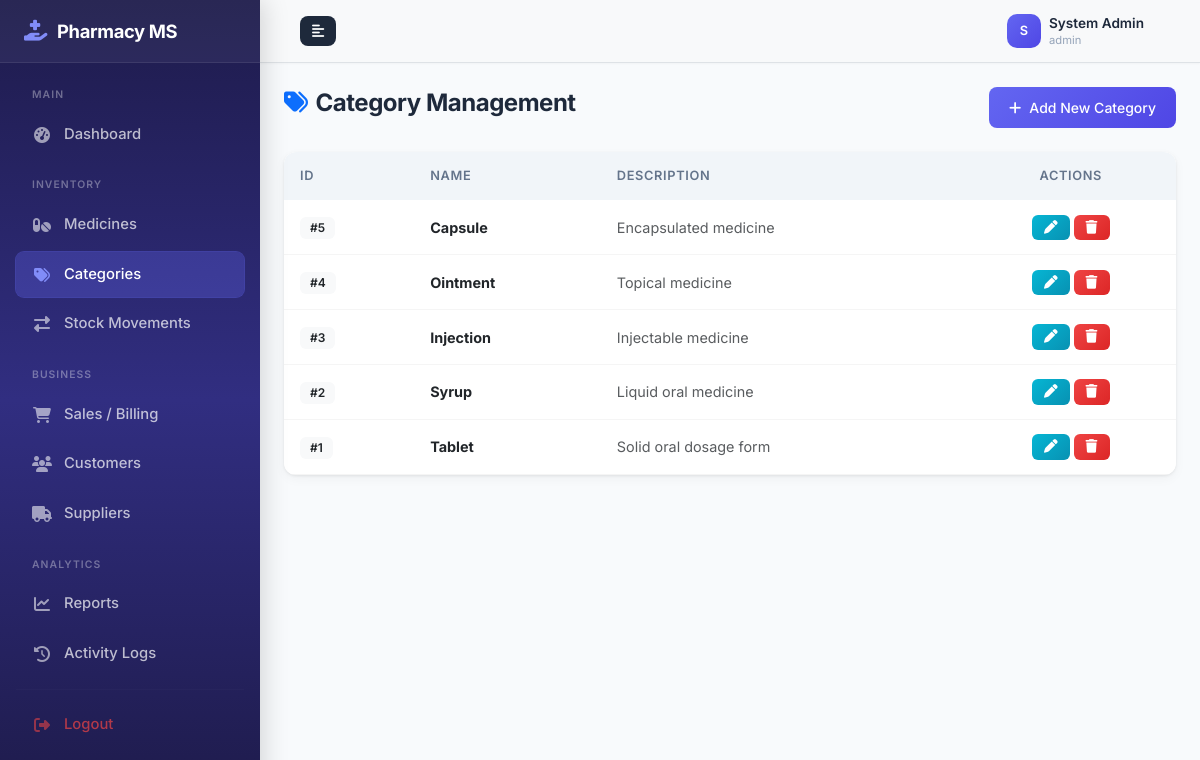
The app's page /categories.php (signed in) with its own data.
### tables this page shows
CREATE TABLE `categories` (
  `category_id` int(11) NOT NULL,
  `category_name` varchar(50) NOT NULL,
  `description` varchar(255) DEFAULT NULL
);

### categories.php (the view, shortened to what this page needs)
<?php
require_once "config/db.php";
$categories = $conn->query(
    "SELECT * FROM categories ORDER BY category_id DESC",
);
include "includes/header.php";
include "includes/sidebar.php";
?>
<div class="page-header">
    <h2><i class="fas fa-tags me-2 text-primary"></i>Category Management</h2>
    <button class="btn btn-primary" id="addCategoryBtn" data-bs-toggle="modal" data-bs-target="#categoryModal">
        <i class="fas fa-plus"></i> Add New Category
    </button>
</div>
<div class="card">
    <div class="card-body p-0">
        <div class="table-responsive">
            <table class="table table-hover mb-0">
                <thead>
                    <tr>
                        <th>ID</th>
                        <th>Name</th>
                        <th>Description</th>
                        <th class="text-center">Actions</th>
                    </tr>
                </thead>
                <tbody>
                    <?php if ($categories->num_rows > 0): ?>
                        <?php while ($cat = $categories->fetch_assoc()): ?>
                        <tr>
                            <td><span class="badge bg-light text-dark">#<?php echo $cat[
                                "category_id"
                            ]; ?></span></td>
                            <td class="fw-bold"><?php echo $cat[
                                "category_name"
                            ]; ?></td>
                            <td class="text-muted"><?php echo $cat[
                                "description"
                            ]; ?></td>
                            <td class="text-center">
                                <button class="btn btn-sm btn-info edit-btn"
                                        data-id="<?php echo $cat[
                                            "category_id"
                                        ]; ?>"
                                        data-name="<?php echo htmlspecialchars(
                                            $cat["category_name"],
                                            ENT_QUOTES,
                                            "UTF-8",
                                        ); ?>"
                                        data-description="<?php echo htmlspecialchars(
                                            $cat["description"] ?? "",
                                            ENT_QUOTES,
                                            "UTF-8",
                                        ); ?>"
                                        data-bs-toggle="modal" data-bs-target="#categoryModal" title="Edit category" aria-label="Edit category">
                                    <i class="fas fa-pen"></i>
                                </button>
                                <a href="categories.php?delete=<?php echo $cat[
                                    "category_id"
                                ]; ?>"
                                   class="btn btn-sm btn-danger"
                                   data-confirm="Delete this category permanently?" title="Delete category" aria-label="Delete category">
                                    <i class="fas fa-trash"></i>
                                </a>
                            </td>
                        </tr>
                        <?php endwhile; ?>
                    <?php endif; ?>
                </tbody>
            </table>
        </div>
    </div>
</div>
<?php include "includes/footer.php"; ?>

### includes/header.php (shortened to what this page needs)
<!DOCTYPE html>
<html lang="en">
<head>
    <link href="https://cdn.jsdelivr.net/npm/bootstrap@5.3.0/dist/css/bootstrap.min.css" rel="stylesheet">
    <link rel="stylesheet" href="https://cdnjs.cloudflare.com/ajax/libs/font-awesome/6.4.0/css/all.min.css">
    <link rel="stylesheet" href="assets/css/style.css">
</head>
<body>
    <div class="wrapper">

### includes/sidebar.php (shortened to what this page needs)
<?php $currentPage = basename($_SERVER['PHP_SELF']); ?>
<nav id="sidebar">
    <div class="sidebar-header">
        <h3><i class="fas fa-hand-holding-medical"></i> <?php echo APP_NAME; ?></h3>
    </div>
    <ul class="list-unstyled components p-3">
        <li class="sidebar-label" style="font-size: 0.65rem; text-transform: uppercase; letter-spacing: 0.1em; color: rgba(255,255,255,0.35); padding: 8px 16px 4px; font-weight: 600;">MAIN</li>
        <li class="mb-1 <?php echo ($currentPage == 'dashboard.php') ? 'active' : ''; ?>">
            <a href="dashboard.php" class="<?php echo ($currentPage == 'dashboard.php') ? 'active' : ''; ?>">
                <i class="fas fa-tachometer-alt"></i> Dashboard
            </a>
        </li>
        <li class="sidebar-label" style="font-size: 0.65rem; text-transform: uppercase; letter-spacing: 0.1em; color: rgba(255,255,255,0.35); padding: 16px 16px 4px; font-weight: 600;">INVENTORY</li>
        <li class="mb-1 <?php echo ($currentPage == 'medicines.php') ? 'active' : ''; ?>">
            <a href="medicines.php" class="<?php echo ($currentPage == 'medicines.php') ? 'active' : ''; ?>">
                <i class="fas fa-pills"></i> Medicines
            </a>
        </li>
        <li class="mb-1 <?php echo ($currentPage == 'categories.php') ? 'active' : ''; ?>">
            <a href="categories.php" class="<?php echo ($currentPage == 'categories.php') ? 'active' : ''; ?>">
                <i class="fas fa-tags"></i> Categories
            </a>
        </li>
        <li class="mb-1 <?php echo ($currentPage == 'stock_transactions.php') ? 'active' : ''; ?>">
            <a href="stock_transactions.php" class="<?php echo ($currentPage == 'stock_transactions.php') ? 'active' : ''; ?>">
                <i class="fas fa-exchange-alt"></i> Stock Movements
            </a>
        </li>
        <li class="sidebar-label" style="font-size: 0.65rem; text-transform: uppercase; letter-spacing: 0.1em; color: rgba(255,255,255,0.35); padding: 16px 16px 4px; font-weight: 600;">BUSINESS</li>
        <li class="mb-1 <?php echo ($currentPage == 'sales.php') ? 'active' : ''; ?>">
            <a href="sales.php" class="<?php echo ($currentPage == 'sales.php') ? 'active' : ''; ?>">
                <i class="fas fa-shopping-cart"></i> Sales / Billing
            </a>
        </li>
        <li class="mb-1 <?php echo ($currentPage == 'customers.php') ? 'active' : ''; ?>">
            <a href="customers.php" class="<?php echo ($currentPage == 'customers.php') ? 'active' : ''; ?>">
                <i class="fas fa-users"></i> Customers
            </a>
        </li>
        <li class="mb-1 <?php echo ($currentPage == 'suppliers.php') ? 'active' : ''; ?>">
            <a href="suppliers.php" class="<?php echo ($currentPage == 'suppliers.php') ? 'active' : ''; ?>">
                <i class="fas fa-truck"></i> Suppliers
            </a>
        </li>
        <li class="sidebar-label" style="font-size: 0.65rem; text-transform: uppercase; letter-spacing: 0.1em; color: rgba(255,255,255,0.35); padding: 16px 16px 4px; font-weight: 600;">ANALYTICS</li>
        <li class="mb-1 <?php echo ($currentPage == 'reports.php') ? 'active' : ''; ?>">
            <a href="reports.php" class="<?php echo ($currentPage == 'reports.php') ? 'active' : ''; ?>">
                <i class="fas fa-chart-line"></i> Reports
            </a>
        </li>
        <li class="mb-1 <?php echo ($currentPage == 'logs.php') ? 'active' : ''; ?>">
            <a href="logs.php" class="<?php echo ($currentPage == 'logs.php') ? 'active' : ''; ?>">
                <i class="fas fa-history"></i> Activity Logs
            </a>
        </li>
        <hr style="border-color: rgba(255,255,255,0.08);">
        <li>
            <a href="logout.php" class="text-danger">
                <i class="fas fa-sign-out-alt"></i> Logout
            </a>
        </li>
    </ul>
</nav>
<div id="content">
    <nav class="navbar navbar-expand-lg navbar-light bg-light border-bottom">
        <div class="container-fluid">
            <button type="button" id="sidebarCollapse" class="btn btn-dark">
                <i class="fas fa-align-left"></i>
            </button>
            <div class="ms-auto d-flex align-items-center">
                <div class="me-3 d-flex align-items-center" style="gap: 8px;">
                    <div style="width: 34px; height: 34px; border-radius: 10px; background: linear-gradient(135deg, var(--primary), var(--primary-dark)); display: flex; align-items: center; justify-content: center; color: #fff; font-weight: 600; font-size: 0.8rem;">
                        <?php echo strtoupper(substr($_SESSION['full_name'], 0, 1)); ?>
                    </div>
                    <div style="line-height: 1.3;">
                        <div style="font-size: 0.85rem; font-weight: 600; color: var(--dark);"><?php echo $_SESSION['full_name']; ?></div>
                        <div style="font-size: 0.7rem; color: #94a3b8;"><?php echo $_SESSION['role']; ?></div>
                    </div>
                </div>
            </div>
        </div>
    </nav>
    <div class="container-fluid p-4">

### includes/footer.php (shortened to what this page needs)
    </div>
</div>
</body>
</html>

### records on screen
categories: category_id "5", category_name "Capsule", description "Encapsulated medicine"
categories: category_id "4", category_name "Ointment", description "Topical medicine"
categories: category_id "3", category_name "Injection", description "Injectable medicine"
categories: category_id "2", category_name "Syrup", description "Liquid oral medicine"
categories: category_id "1", category_name "Tablet", description "Solid oral dosage form"

### other values on screen
APP_NAME "Pharmacy MS"
substr($_SESSION['full_name'], 0, 1) "S"
$_SESSION['full_name'] "System Admin"
$_SESSION['role'] "admin"
